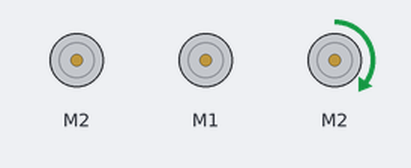
The sketch below on a simulated Arduino Uno, built with avr-gcc and run on an emulated ATmega328P. Shown: 3 × DC motor (green arrow = forward, orange = backward, longer = faster). Random numbers use the default seed unless the sketch sets one.

Above: at 0.05 s.
Timing chart, 0 to 3.0 s (numbered marks = the images above):
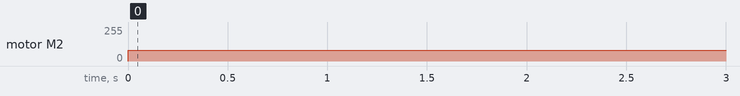

The sketch:

range_sensor.ino
```cpp
#include "AFMotor.h"

AF_DCMotor motorL(1);
AF_DCMotor motorR(2);

int motorSpeed = 80;

int scanDelayMillis = 300;

int distanceFromObstacle = 20;

int stepLMillis = 400;
int stepRMillis = 440;

#define trigPin 10
#define echoPin 9

void ping() {
  digitalWrite(trigPin, LOW);
  delayMicroseconds(2);
  digitalWrite(trigPin, HIGH);
  delayMicroseconds(10);
  digitalWrite(trigPin, LOW);
}

int timeToDistance(unsigned long time) {
  return (time/2) / 29.1;
}

int getDistance() {
  unsigned long duration;
  int distance;
  ping();
  duration = pulseIn(echoPin, HIGH);
  distance = timeToDistance(duration);
  Serial.print(distance); Serial.println(" cm");
  return distance;
}

void rotateRandom() {
  long coinFlip = random(0, 2);
  if (coinFlip == 0) {
    motorL.run(BACKWARD);
    delay(2*stepLMillis);
    motorL.run(RELEASE);
  } else {
    motorR.run(BACKWARD);
    delay(2*stepRMillis);
    motorR.run(RELEASE);
  }
}

boolean blocked(int distance) {
  return distance < distanceFromObstacle;
}

void setup() {
  Serial.begin (9600);
  pinMode(trigPin, OUTPUT);
  pinMode(echoPin, INPUT);

  motorR.setSpeed(motorSpeed);
  motorL.setSpeed(motorSpeed);
}

void stepForward(AF_DCMotor motor, int time) {
  motor.run(FORWARD);
  delay(time);
  motor.run(RELEASE);
}

void stepBackward(AF_DCMotor motor, int time) {
  motor.run(BACKWARD);
  delay(time);
  motor.run(RELEASE);
}

boolean tryForward(AF_DCMotor motor, int stepMillis) {
  stepForward(motor, stepMillis);

  int distance = getDistance();
  if (blocked(distance)) {
    stepBackward(motor, stepMillis);
    return false;
  }
  return true;
}

void loop() {
  stepForward(motorR, stepLMillis);
  delay(500);

  stepForward(motorL, stepLMillis);
  delay(500);
  // boolean left = tryForward(motorL, stepLMillis);
  // boolean right = tryForward(motorR, stepRMillis);

  // if (!right && !left) {
  //   rotateRandom();
  // }
}
```

Measured:
- by itself, motor M2: stopped → forward 80/255 at 0.00 s
